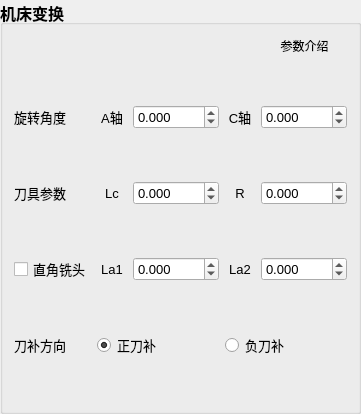
           <widget class="QGroupBox" name="groupBox_3">
            <property name="font">
             <font>
              <pointsize>12</pointsize>
              <weight>75</weight>
              <bold>true</bold>
             </font>
            </property>
            <property name="title">
             <string>机床变换</string>
            </property>
            <layout class="QGridLayout" name="gridLayout_5">
             <item row="0" column="0">
              <layout class="QHBoxLayout" name="horizontalLayout_9">
               <item>
                <spacer name="horizontalSpacer_12">
                 <property name="orientation">
                  <enum>Qt::Horizontal</enum>
                 </property>
                 <property name="sizeHint" stdset="0">
                  <size>
                   <width>40</width>
                   <height>20</height>
                  </size>
                 </property>
                </spacer>
               </item>
               <item>
                <widget class="QToolButton" name="tB_3">
                 <property name="minimumSize">
                  <size>
                   <width>85</width>
                   <height>20</height>
                  </size>
                 </property>
                 <property name="maximumSize">
                  <size>
                   <width>85</width>
                   <height>20</height>
                  </size>
                 </property>
                 <property name="font">
                  <font>
                   <family>微软雅黑</family>
                   <pointsize>9</pointsize>
                   <weight>50</weight>
                   <bold>false</bold>
                  </font>
                 </property>
                 <property name="styleSheet">
                  <string notr="true">border-style:falt</string>
                 </property>
                 <property name="text">
                  <string>参数介绍</string>
                 </property>
                 <property name="icon">
                  <iconset resource="FrogMachineTransformation.qrc">
                   <normaloff>:/image/Resources/parameter.ico</normaloff>:/image/Resources/parameter.ico</iconset>
                 </property>
                 <property name="iconSize">
                  <size>
                   <width>15</width>
                   <height>15</height>
                  </size>
                 </property>
                 <property name="toolButtonStyle">
                  <enum>Qt::ToolButtonTextBesideIcon</enum>
                 </property>
                </widget>
               </item>
              </layout>
             </item>
             <item row="1" column="0">
              <layout class="QGridLayout" name="gridLayout_3">
               <item row="2" column="2">
                <spacer name="verticalSpacer_5">
                 <property name="orientation">
                  <enum>Qt::Vertical</enum>
                 </property>
                 <property name="sizeHint" stdset="0">
                  <size>
                   <width>20</width>
                   <height>40</height>
                  </size>
                 </property>
                </spacer>
               </item>
               <item row="1" column="3">
                <widget class="QLabel" name="label_C">
                 <property name="minimumSize">
                  <size>
                   <width>30</width>
                   <height>0</height>
                  </size>
                 </property>
                 <property name="maximumSize">
                  <size>
                   <width>30</width>
                   <height>16777215</height>
                  </size>
                 </property>
                 <property name="font">
                  <font>
                   <pointsize>10</pointsize>
                   <weight>50</weight>
                   <bold>false</bold>
                  </font>
                 </property>
                 <property name="toolTip">
                  <string>C轴旋转角度</string>
                 </property>
                 <property name="text">
                  <string>C轴</string>
                 </property>
                 <property name="alignment">
                  <set>Qt::AlignCenter</set>
                 </property>
                 <property name="buddy">
                  <cstring>dSB_C</cstring>
                 </property>
                </widget>
               </item>
               <item row="1" column="4">
                <widget class="QDoubleSpinBox" name="dSB_C">
                 <property name="minimumSize">
                  <size>
                   <width>80</width>
                   <height>0</height>
                  </size>
                 </property>
                 <property name="font">
                  <font>
                   <pointsize>10</pointsize>
                   <weight>50</weight>
                   <bold>false</bold>
                  </font>
                 </property>
                 <property name="decimals">
                  <number>3</number>
                 </property>
                 <property name="minimum">
                  <double>-9999.998999999999796</double>
                 </property>
                 <property name="maximum">
                  <double>9999.998999999999796</double>
                 </property>
                </widget>
               </item>
               <item row="3" column="4">
                <widget class="QDoubleSpinBox" name="dSB_R">
                 <property name="minimumSize">
                  <size>
                   <width>80</width>
                   <height>0</height>
                  </size>
                 </property>
                 <property name="font">
                  <font>
                   <pointsize>10</pointsize>
                   <weight>50</weight>
                   <bold>false</bold>
                  </font>
                 </property>
                 <property name="decimals">
                  <number>3</number>
                 </property>
                 <property name="minimum">
                  <double>-9999.998999999999796</double>
                 </property>
                 <property name="maximum">
                  <double>9999.998999999999796</double>
                 </property>
                </widget>
               </item>
               <item row="5" column="4">
                <widget class="QDoubleSpinBox" name="dSB_La2">
                 <property name="minimumSize">
                  <size>
                   <width>80</width>
                   <height>0</height>
                  </size>
                 </property>
                 <property name="font">
                  <font>
                   <pointsize>10</pointsize>
                   <weight>50</weight>
                   <bold>false</bold>
                  </font>
                 </property>
                 <property name="decimals">
                  <number>3</number>
                 </property>
                 <property name="minimum">
                  <double>-9999.998999999999796</double>
                 </property>
                 <property name="maximum">
                  <double>9999.998999999999796</double>
                 </property>
                </widget>
               </item>
               <item row="5" column="3">
                <widget class="QLabel" name="label_La2">
                 <property name="minimumSize">
                  <size>
                   <width>30</width>
                   <height>0</height>
                  </size>
                 </property>
                 <property name="maximumSize">
                  <size>
                   <width>30</width>
                   <height>16777215</height>
                  </size>
                 </property>
                 <property name="font">
                  <font>
                   <pointsize>10</pointsize>
                   <weight>50</weight>
                   <bold>false</bold>
                  </font>
                 </property>
                 <property name="toolTip">
                  <string>直角铣头的Y方向长度</string>
                 </property>
                 <property name="text">
                  <string>La2</string>
                 </property>
                 <property name="alignment">
                  <set>Qt::AlignCenter</set>
                 </property>
                 <property name="buddy">
                  <cstring>dSB_La2</cstring>
                 </property>
                </widget>
               </item>
               <item row="7" column="0">
                <widget class="QLabel" name="label_Direction">
                 <property name="minimumSize">
                  <size>
                   <width>0</width>
                   <height>30</height>
                  </size>
                 </property>
                 <property name="font">
                  <font>
                   <family>黑体</family>
                   <pointsize>10</pointsize>
                   <weight>50</weight>
                   <bold>false</bold>
                  </font>
                 </property>
                 <property name="text">
                  <string>刀补方向</string>
                 </property>
                </widget>
               </item>
               <item row="7" column="1" colspan="2">
                <widget class="QRadioButton" name="rB_positive">
                 <property name="font">
                  <font>
                   <pointsize>10</pointsize>
                   <weight>50</weight>
                   <bold>false</bold>
                  </font>
                 </property>
                 <property name="text">
                  <string>正刀补</string>
                 </property>
                 <property name="checked">
                  <bool>true</bool>
                 </property>
                </widget>
               </item>
               <item row="5" column="1">
                <widget class="QLabel" name="label_La1">
                 <property name="minimumSize">
                  <size>
                   <width>30</width>
                   <height>0</height>
                  </size>
                 </property>
                 <property name="maximumSize">
                  <size>
                   <width>30</width>
                   <height>16777215</height>
                  </size>
                 </property>
                 <property name="font">
                  <font>
                   <pointsize>10</pointsize>
                   <weight>50</weight>
                   <bold>false</bold>
                  </font>
                 </property>
                 <property name="toolTip">
                  <string>直角铣头的Z方向长度</string>
                 </property>
                 <property name="text">
                  <string>La1</string>
                 </property>
                 <property name="alignment">
                  <set>Qt::AlignCenter</set>
                 </property>
                 <property name="buddy">
                  <cstring>dSB_La1</cstring>
                 </property>
                </widget>
               </item>
               <item row="7" column="3" colspan="2">
                <widget class="QRadioButton" name="rB_negative">
                 <property name="font">
                  <font>
                   <pointsize>10</pointsize>
                   <weight>50</weight>
                   <bold>false</bold>
                  </font>
                 </property>
                 <property name="text">
                  <string>负刀补</string>
                 </property>
                </widget>
               </item>
               <item row="3" column="1">
                <widget class="QLabel" name="label_Lc">
                 <property name="minimumSize">
                  <size>
                   <width>30</width>
                   <height>0</height>
                  </size>
                 </property>
                 <property name="maximumSize">
                  <size>
                   <width>30</width>
                   <height>16777215</height>
                  </size>
                 </property>
                 <property name="font">
                  <font>
                   <pointsize>10</pointsize>
                   <weight>50</weight>
                   <bold>false</bold>
                  </font>
                 </property>
                 <property name="toolTip">
                  <string>现在使用的刀具长度</string>
                 </property>
                 <property name="text">
                  <string>Lc</string>
                 </property>
                 <property name="alignment">
                  <set>Qt::AlignCenter</set>
                 </property>
                 <property name="buddy">
                  <cstring>dSB_Lc</cstring>
                 </property>
                </widget>
               </item>
               <item row="1" column="1">
                <widget class="QLabel" name="label_A">
                 <property name="minimumSize">
                  <size>
                   <width>30</width>
                   <height>0</height>
                  </size>
                 </property>
                 <property name="maximumSize">
                  <size>
                   <width>30</width>
                   <height>16777215</height>
                  </size>
                 </property>
                 <property name="font">
                  <font>
                   <pointsize>10</pointsize>
                   <weight>50</weight>
                   <bold>false</bold>
                  </font>
                 </property>
                 <property name="toolTip">
                  <string>A轴旋转角度</string>
                 </property>
                 <property name="text">
                  <string>A轴</string>
                 </property>
                 <property name="alignment">
                  <set>Qt::AlignCenter</set>
                 </property>
                 <property name="buddy">
                  <cstring>dSB_A</cstring>
                 </property>
                </widget>
               </item>
               <item row="3" column="0">
                <widget class="QLabel" name="label_Cutter2">
                 <property name="minimumSize">
                  <size>
                   <width>0</width>
                   <height>30</height>
                  </size>
                 </property>
                 <property name="font">
                  <font>
                   <family>黑体</family>
                   <pointsize>10</pointsize>
                   <weight>50</weight>
                   <bold>false</bold>
                  </font>
                 </property>
                 <property name="text">
                  <string>刀具参数</string>
                 </property>
                </widget>
               </item>
               <item row="5" column="0">
                <widget class="QCheckBox" name="cB_head">
                 <property name="minimumSize">
                  <size>
                   <width>0</width>
                   <height>30</height>
                  </size>
                 </property>
                 <property name="font">
                  <font>
                   <family>黑体</family>
                   <pointsize>10</pointsize>
                   <weight>50</weight>
                   <bold>false</bold>
                  </font>
                 </property>
                 <property name="layoutDirection">
                  <enum>Qt::LeftToRight</enum>
                 </property>
                 <property name="text">
                  <string>直角铣头</string>
                 </property>
                </widget>
               </item>
               <item row="5" column="2">
                <widget class="QDoubleSpinBox" name="dSB_La1">
                 <property name="minimumSize">
                  <size>
                   <width>80</width>
                   <height>0</height>
                  </size>
                 </property>
                 <property name="font">
                  <font>
                   <pointsize>10</pointsize>
                   <weight>50</weight>
                   <bold>false</bold>
                  </font>
                 </property>
                 <property name="decimals">
                  <number>3</number>
                 </property>
                 <property name="minimum">
                  <double>-9999.998999999999796</double>
                 </property>
                 <property name="maximum">
                  <double>9999.998999999999796</double>
                 </property>
                </widget>
               </item>
               <item row="3" column="2">
                <widget class="QDoubleSpinBox" name="dSB_Lc">
                 <property name="minimumSize">
                  <size>
                   <width>80</width>
                   <height>0</height>
                  </size>
                 </property>
                 <property name="font">
                  <font>
                   <pointsize>10</pointsize>
                   <weight>50</weight>
                   <bold>false</bold>
                  </font>
                 </property>
                 <property name="decimals">
                  <number>3</number>
                 </property>
                 <property name="minimum">
                  <double>-9999.998999999999796</double>
                 </property>
                 <property name="maximum">
                  <double>9999.998999999999796</double>
                 </property>
                </widget>
               </item>
               <item row="3" column="3">
                <widget class="QLabel" name="label_R">
                 <property name="minimumSize">
                  <size>
                   <width>30</width>
                   <height>0</height>
                  </size>
                 </property>
                 <property name="maximumSize">
                  <size>
                   <width>30</width>
                   <height>16777215</height>
                  </size>
                 </property>
                 <property name="font">
                  <font>
                   <pointsize>10</pointsize>
                   <weight>50</weight>
                   <bold>false</bold>
                  </font>
                 </property>
                 <property name="toolTip">
                  <string>现在使用的刀具半径</string>
                 </property>
                 <property name="text">
                  <string>R</string>
                 </property>
                 <property name="alignment">
                  <set>Qt::AlignCenter</set>
                 </property>
                 <property name="buddy">
                  <cstring>dSB_R</cstring>
                 </property>
                </widget>
               </item>
               <item row="1" column="0">
                <widget class="QLabel" name="label_RotationAngle">
                 <property name="minimumSize">
                  <size>
                   <width>0</width>
                   <height>30</height>
                  </size>
                 </property>
                 <property name="font">
                  <font>
                   <family>黑体</family>
                   <pointsize>10</pointsize>
                   <weight>50</weight>
                   <bold>false</bold>
                  </font>
                 </property>
                 <property name="text">
                  <string>旋转角度</string>
                 </property>
                </widget>
               </item>
               <item row="1" column="2">
                <widget class="QDoubleSpinBox" name="dSB_A">
                 <property name="minimumSize">
                  <size>
                   <width>80</width>
                   <height>0</height>
                  </size>
                 </property>
                 <property name="font">
                  <font>
                   <pointsize>10</pointsize>
                   <weight>50</weight>
                   <bold>false</bold>
                  </font>
                 </property>
                 <property name="decimals">
                  <number>3</number>
                 </property>
                 <property name="minimum">
                  <double>-9999.998999999999796</double>
                 </property>
                 <property name="maximum">
                  <double>9999.998999999999796</double>
                 </property>
                </widget>
               </item>
               <item row="8" column="1">
                <spacer name="verticalSpacer_8">
                 <property name="orientation">
                  <enum>Qt::Vertical</enum>
                 </property>
                 <property name="sizeHint" stdset="0">
                  <size>
                   <width>20</width>
                   <height>40</height>
                  </size>
                 </property>
                </spacer>
               </item>
               <item row="6" column="2">
                <spacer name="verticalSpacer_7">
                 <property name="orientation">
                  <enum>Qt::Vertical</enum>
                 </property>
                 <property name="sizeHint" stdset="0">
                  <size>
                   <width>20</width>
                   <height>40</height>
                  </size>
                 </property>
                </spacer>
               </item>
               <item row="4" column="2">
                <spacer name="verticalSpacer_6">
                 <property name="orientation">
                  <enum>Qt::Vertical</enum>
                 </property>
                 <property name="sizeHint" stdset="0">
                  <size>
                   <width>20</width>
                   <height>40</height>
                  </size>
                 </property>
                </spacer>
               </item>
               <item row="0" column="2">
                <spacer name="verticalSpacer_9">
                 <property name="orientation">
                  <enum>Qt::Vertical</enum>
                 </property>
                 <property name="sizeHint" stdset="0">
                  <size>
                   <width>20</width>
                   <height>40</height>
                  </size>
                 </property>
                </spacer>
               </item>
              </layout>
             </item>
            </layout>
           </widget>
